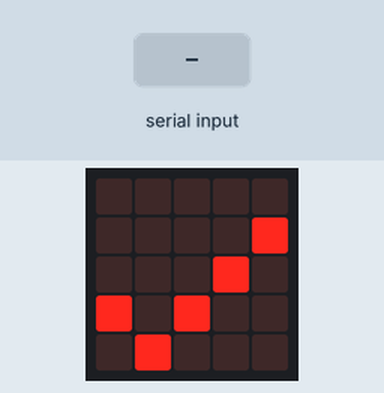
This program was run on a simulated BBC micro:bit (MakeCode). Parts: the board's 5×5 LED display. The test bench sets the inputs (shaded band).

Above: at 1.8 s.
1.9 s: "Piedra" typed at the serial console, then Enter
At 2.2 s:
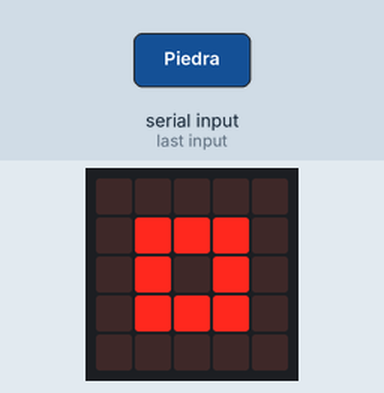
3.4 s: "Papel" typed at the serial console, then Enter
At 4.5 s:
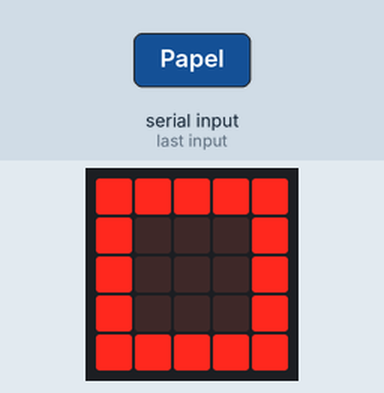
4.9 s: "Tijera" typed at the serial console, then Enter
At 5.7 s:
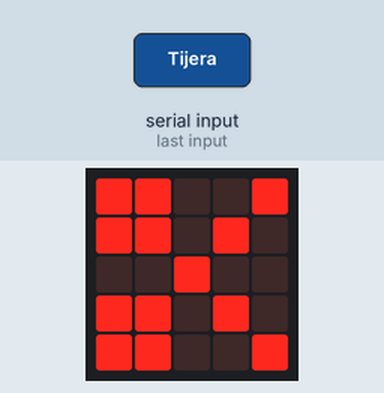
Timing chart, 0 to 7.9 s (numbered marks = the images above; inputs shaded):
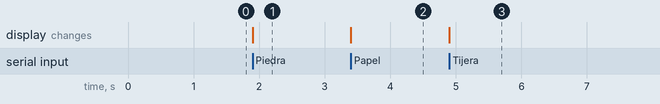

The program:

main.ts
```typescript
let clase = ""
basic.showIcon(IconNames.Yes)
basic.forever(function () {
    clase = serial.readLine()
    if (clase != "") {
        if (clase == "Piedra") {
            basic.showIcon(IconNames.SmallSquare)
        } else if (clase == "Papel") {
            basic.showIcon(IconNames.Square)
        } else if (clase == "Tijera") {
            basic.showIcon(IconNames.Scissors)
        }
    }
})
```

test.ts
```typescript
// aquí va el archivo "tests"; esto no se compilará cuando este paquete se utilice como una extensión.
```

Measured:
- after the input at 1.9 s, the display: changes at once (image 1)
- after the input at 3.4 s, the display: changes at once (image 2)
- after the input at 4.9 s, the display: changes at once (image 3)
